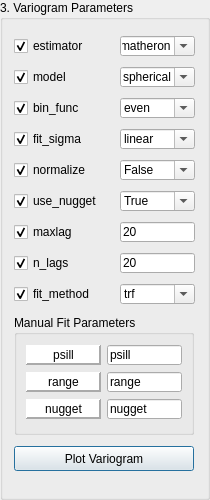
           <widget class="QGroupBox" name="variogramparameters">
            <property name="geometry">
             <rect>
              <x>18</x>
              <y>49</y>
              <width>210</width>
              <height>500</height>
             </rect>
            </property>
            <property name="sizePolicy">
             <sizepolicy hsizetype="Fixed" vsizetype="Fixed">
              <horstretch>0</horstretch>
              <verstretch>0</verstretch>
             </sizepolicy>
            </property>
            <property name="minimumSize">
             <size>
              <width>210</width>
              <height>500</height>
             </size>
            </property>
            <property name="maximumSize">
             <size>
              <width>210</width>
              <height>500</height>
             </size>
            </property>
            <property name="layoutDirection">
             <enum>Qt::LeftToRight</enum>
            </property>
            <property name="styleSheet">
             <string notr="true"/>
            </property>
            <property name="title">
             <string>3. Variogram Parameters</string>
            </property>
            <layout class="QGridLayout" name="gridLayout_7">
             <item row="0" column="0">
              <widget class="QCheckBox" name="chkestimator">
               <property name="sizePolicy">
                <sizepolicy hsizetype="Fixed" vsizetype="Fixed">
                 <horstretch>0</horstretch>
                 <verstretch>0</verstretch>
                </sizepolicy>
               </property>
               <property name="minimumSize">
                <size>
                 <width>80</width>
                 <height>20</height>
                </size>
               </property>
               <property name="maximumSize">
                <size>
                 <width>80</width>
                 <height>20</height>
                </size>
               </property>
               <property name="text">
                <string>estimator</string>
               </property>
               <property name="checkable">
                <bool>true</bool>
               </property>
               <property name="checked">
                <bool>true</bool>
               </property>
               <property name="tristate">
                <bool>false</bool>
               </property>
              </widget>
             </item>
             <item row="0" column="1">
              <widget class="QComboBox" name="estimatorcombo">
               <property name="sizePolicy">
                <sizepolicy hsizetype="Fixed" vsizetype="Fixed">
                 <horstretch>0</horstretch>
                 <verstretch>0</verstretch>
                </sizepolicy>
               </property>
               <property name="minimumSize">
                <size>
                 <width>75</width>
                 <height>20</height>
                </size>
               </property>
               <property name="maximumSize">
                <size>
                 <width>75</width>
                 <height>20</height>
                </size>
               </property>
               <property name="styleSheet">
                <string notr="true"/>
               </property>
               <property name="editable">
                <bool>true</bool>
               </property>
               <property name="duplicatesEnabled">
                <bool>false</bool>
               </property>
               <property name="frame">
                <bool>true</bool>
               </property>
               <item>
                <property name="text">
                 <string>matheron</string>
                </property>
               </item>
               <item>
                <property name="text">
                 <string>cressie</string>
                </property>
               </item>
               <item>
                <property name="text">
                 <string>dowd</string>
                </property>
               </item>
               <item>
                <property name="text">
                 <string>genton</string>
                </property>
               </item>
               <item>
                <property name="text">
                 <string>minmax</string>
                </property>
               </item>
               <item>
                <property name="text">
                 <string>entropy</string>
                </property>
               </item>
              </widget>
             </item>
             <item row="1" column="0">
              <widget class="QCheckBox" name="chkmodel">
               <property name="sizePolicy">
                <sizepolicy hsizetype="Fixed" vsizetype="Fixed">
                 <horstretch>0</horstretch>
                 <verstretch>0</verstretch>
                </sizepolicy>
               </property>
               <property name="minimumSize">
                <size>
                 <width>75</width>
                 <height>20</height>
                </size>
               </property>
               <property name="maximumSize">
                <size>
                 <width>75</width>
                 <height>20</height>
                </size>
               </property>
               <property name="text">
                <string>model</string>
               </property>
               <property name="checked">
                <bool>true</bool>
               </property>
              </widget>
             </item>
             <item row="1" column="1">
              <widget class="QComboBox" name="modelcombo">
               <property name="sizePolicy">
                <sizepolicy hsizetype="Fixed" vsizetype="Fixed">
                 <horstretch>0</horstretch>
                 <verstretch>0</verstretch>
                </sizepolicy>
               </property>
               <property name="minimumSize">
                <size>
                 <width>75</width>
                 <height>20</height>
                </size>
               </property>
               <property name="maximumSize">
                <size>
                 <width>75</width>
                 <height>20</height>
                </size>
               </property>
               <property name="styleSheet">
                <string notr="true"/>
               </property>
               <property name="editable">
                <bool>true</bool>
               </property>
               <item>
                <property name="text">
                 <string>spherical</string>
                </property>
               </item>
               <item>
                <property name="text">
                 <string>gaussian</string>
                </property>
               </item>
               <item>
                <property name="text">
                 <string>exponential</string>
                </property>
               </item>
               <item>
                <property name="text">
                 <string>cubic</string>
                </property>
               </item>
               <item>
                <property name="text">
                 <string>stable</string>
                </property>
               </item>
               <item>
                <property name="text">
                 <string>matern </string>
                </property>
               </item>
               <item>
                <property name="text">
                 <string>nugget</string>
                </property>
               </item>
              </widget>
             </item>
             <item row="2" column="0">
              <widget class="QCheckBox" name="chkbin_func">
               <property name="sizePolicy">
                <sizepolicy hsizetype="Fixed" vsizetype="Fixed">
                 <horstretch>0</horstretch>
                 <verstretch>0</verstretch>
                </sizepolicy>
               </property>
               <property name="minimumSize">
                <size>
                 <width>75</width>
                 <height>20</height>
                </size>
               </property>
               <property name="maximumSize">
                <size>
                 <width>75</width>
                 <height>20</height>
                </size>
               </property>
               <property name="text">
                <string>bin_func</string>
               </property>
               <property name="checked">
                <bool>true</bool>
               </property>
              </widget>
             </item>
             <item row="2" column="1">
              <widget class="QComboBox" name="bin_funccombo">
               <property name="sizePolicy">
                <sizepolicy hsizetype="Fixed" vsizetype="Fixed">
                 <horstretch>0</horstretch>
                 <verstretch>0</verstretch>
                </sizepolicy>
               </property>
               <property name="minimumSize">
                <size>
                 <width>75</width>
                 <height>20</height>
                </size>
               </property>
               <property name="maximumSize">
                <size>
                 <width>75</width>
                 <height>20</height>
                </size>
               </property>
               <property name="styleSheet">
                <string notr="true"/>
               </property>
               <property name="editable">
                <bool>true</bool>
               </property>
               <item>
                <property name="text">
                 <string>even</string>
                </property>
               </item>
               <item>
                <property name="text">
                 <string>uniform</string>
                </property>
               </item>
               <item>
                <property name="text">
                 <string>fd</string>
                </property>
               </item>
               <item>
                <property name="text">
                 <string>sturges</string>
                </property>
               </item>
               <item>
                <property name="text">
                 <string>scott</string>
                </property>
               </item>
               <item>
                <property name="text">
                 <string>doane</string>
                </property>
               </item>
               <item>
                <property name="text">
                 <string>sqrt</string>
                </property>
               </item>
               <item>
                <property name="text">
                 <string>kmeans</string>
                </property>
               </item>
               <item>
                <property name="text">
                 <string>ward</string>
                </property>
               </item>
              </widget>
             </item>
             <item row="3" column="0">
              <widget class="QCheckBox" name="chkfit_sigma">
               <property name="sizePolicy">
                <sizepolicy hsizetype="Fixed" vsizetype="Fixed">
                 <horstretch>75</horstretch>
                 <verstretch>20</verstretch>
                </sizepolicy>
               </property>
               <property name="minimumSize">
                <size>
                 <width>75</width>
                 <height>20</height>
                </size>
               </property>
               <property name="maximumSize">
                <size>
                 <width>75</width>
                 <height>20</height>
                </size>
               </property>
               <property name="text">
                <string>fit_sigma</string>
               </property>
               <property name="checked">
                <bool>true</bool>
               </property>
              </widget>
             </item>
             <item row="3" column="1">
              <widget class="QComboBox" name="fit_sigmacombo">
               <property name="sizePolicy">
                <sizepolicy hsizetype="Fixed" vsizetype="Fixed">
                 <horstretch>0</horstretch>
                 <verstretch>0</verstretch>
                </sizepolicy>
               </property>
               <property name="minimumSize">
                <size>
                 <width>75</width>
                 <height>20</height>
                </size>
               </property>
               <property name="maximumSize">
                <size>
                 <width>75</width>
                 <height>20</height>
                </size>
               </property>
               <property name="styleSheet">
                <string notr="true"/>
               </property>
               <property name="editable">
                <bool>true</bool>
               </property>
               <item>
                <property name="text">
                 <string>linear</string>
                </property>
               </item>
               <item>
                <property name="text">
                 <string>exp</string>
                </property>
               </item>
               <item>
                <property name="text">
                 <string>sqrt</string>
                </property>
               </item>
               <item>
                <property name="text">
                 <string>sq</string>
                </property>
               </item>
              </widget>
             </item>
             <item row="4" column="0">
              <widget class="QCheckBox" name="chknormalize">
               <property name="sizePolicy">
                <sizepolicy hsizetype="Fixed" vsizetype="Fixed">
                 <horstretch>75</horstretch>
                 <verstretch>20</verstretch>
                </sizepolicy>
               </property>
               <property name="minimumSize">
                <size>
                 <width>80</width>
                 <height>20</height>
                </size>
               </property>
               <property name="maximumSize">
                <size>
                 <width>80</width>
                 <height>20</height>
                </size>
               </property>
               <property name="text">
                <string>normalize</string>
               </property>
               <property name="checked">
                <bool>true</bool>
               </property>
              </widget>
             </item>
             <item row="4" column="1">
              <widget class="QComboBox" name="normalizecombo">
               <property name="sizePolicy">
                <sizepolicy hsizetype="Fixed" vsizetype="Fixed">
                 <horstretch>0</horstretch>
                 <verstretch>0</verstretch>
                </sizepolicy>
               </property>
               <property name="minimumSize">
                <size>
                 <width>75</width>
                 <height>20</height>
                </size>
               </property>
               <property name="maximumSize">
                <size>
                 <width>75</width>
                 <height>20</height>
                </size>
               </property>
               <property name="styleSheet">
                <string notr="true"/>
               </property>
               <property name="editable">
                <bool>true</bool>
               </property>
               <item>
                <property name="text">
                 <string>False</string>
                </property>
               </item>
               <item>
                <property name="text">
                 <string>True</string>
                </property>
               </item>
              </widget>
             </item>
             <item row="5" column="0">
              <widget class="QCheckBox" name="chkuse_nugget">
               <property name="sizePolicy">
                <sizepolicy hsizetype="Fixed" vsizetype="Fixed">
                 <horstretch>0</horstretch>
                 <verstretch>0</verstretch>
                </sizepolicy>
               </property>
               <property name="minimumSize">
                <size>
                 <width>100</width>
                 <height>20</height>
                </size>
               </property>
               <property name="maximumSize">
                <size>
                 <width>100</width>
                 <height>20</height>
                </size>
               </property>
               <property name="text">
                <string>use_nugget</string>
               </property>
               <property name="checked">
                <bool>true</bool>
               </property>
              </widget>
             </item>
             <item row="5" column="1">
              <widget class="QComboBox" name="use_nuggetcombo">
               <property name="sizePolicy">
                <sizepolicy hsizetype="Fixed" vsizetype="Fixed">
                 <horstretch>0</horstretch>
                 <verstretch>0</verstretch>
                </sizepolicy>
               </property>
               <property name="minimumSize">
                <size>
                 <width>75</width>
                 <height>20</height>
                </size>
               </property>
               <property name="maximumSize">
                <size>
                 <width>75</width>
                 <height>20</height>
                </size>
               </property>
               <property name="editable">
                <bool>true</bool>
               </property>
               <item>
                <property name="text">
                 <string>True</string>
                </property>
               </item>
               <item>
                <property name="text">
                 <string>False</string>
                </property>
               </item>
              </widget>
             </item>
             <item row="6" column="0">
              <widget class="QCheckBox" name="chkmaxlag">
               <property name="sizePolicy">
                <sizepolicy hsizetype="Fixed" vsizetype="Fixed">
                 <horstretch>75</horstretch>
                 <verstretch>20</verstretch>
                </sizepolicy>
               </property>
               <property name="minimumSize">
                <size>
                 <width>75</width>
                 <height>20</height>
                </size>
               </property>
               <property name="maximumSize">
                <size>
                 <width>75</width>
                 <height>20</height>
                </size>
               </property>
               <property name="text">
                <string>maxlag</string>
               </property>
               <property name="checked">
                <bool>true</bool>
               </property>
              </widget>
             </item>
             <item row="6" column="1">
              <widget class="QLineEdit" name="maxlaglineedit">
               <property name="sizePolicy">
                <sizepolicy hsizetype="Fixed" vsizetype="Fixed">
                 <horstretch>0</horstretch>
                 <verstretch>0</verstretch>
                </sizepolicy>
               </property>
               <property name="minimumSize">
                <size>
                 <width>75</width>
                 <height>20</height>
                </size>
               </property>
               <property name="maximumSize">
                <size>
                 <width>75</width>
                 <height>20</height>
                </size>
               </property>
               <property name="text">
                <string>20</string>
               </property>
              </widget>
             </item>
             <item row="7" column="0">
              <widget class="QCheckBox" name="chkn_lags">
               <property name="sizePolicy">
                <sizepolicy hsizetype="Fixed" vsizetype="Fixed">
                 <horstretch>0</horstretch>
                 <verstretch>0</verstretch>
                </sizepolicy>
               </property>
               <property name="minimumSize">
                <size>
                 <width>75</width>
                 <height>20</height>
                </size>
               </property>
               <property name="maximumSize">
                <size>
                 <width>75</width>
                 <height>20</height>
                </size>
               </property>
               <property name="text">
                <string>n_lags</string>
               </property>
               <property name="checked">
                <bool>true</bool>
               </property>
              </widget>
             </item>
             <item row="7" column="1">
              <widget class="QLineEdit" name="n_lagslineedit">
               <property name="sizePolicy">
                <sizepolicy hsizetype="Fixed" vsizetype="Fixed">
                 <horstretch>0</horstretch>
                 <verstretch>0</verstretch>
                </sizepolicy>
               </property>
               <property name="minimumSize">
                <size>
                 <width>75</width>
                 <height>20</height>
                </size>
               </property>
               <property name="maximumSize">
                <size>
                 <width>75</width>
                 <height>20</height>
                </size>
               </property>
               <property name="text">
                <string>20</string>
               </property>
              </widget>
             </item>
             <item row="8" column="0">
              <widget class="QCheckBox" name="chkfit_method">
               <property name="sizePolicy">
                <sizepolicy hsizetype="Fixed" vsizetype="Fixed">
                 <horstretch>0</horstretch>
                 <verstretch>0</verstretch>
                </sizepolicy>
               </property>
               <property name="minimumSize">
                <size>
                 <width>90</width>
                 <height>20</height>
                </size>
               </property>
               <property name="maximumSize">
                <size>
                 <width>90</width>
                 <height>20</height>
                </size>
               </property>
               <property name="text">
                <string>fit_method</string>
               </property>
               <property name="checked">
                <bool>true</bool>
               </property>
              </widget>
             </item>
             <item row="8" column="1">
              <widget class="QComboBox" name="fit_methodcombo">
               <property name="sizePolicy">
                <sizepolicy hsizetype="Fixed" vsizetype="Fixed">
                 <horstretch>0</horstretch>
                 <verstretch>0</verstretch>
                </sizepolicy>
               </property>
               <property name="minimumSize">
                <size>
                 <width>75</width>
                 <height>20</height>
                </size>
               </property>
               <property name="maximumSize">
                <size>
                 <width>75</width>
                 <height>20</height>
                </size>
               </property>
               <property name="editable">
                <bool>true</bool>
               </property>
               <item>
                <property name="text">
                 <string>trf</string>
                </property>
               </item>
               <item>
                <property name="text">
                 <string>lm</string>
                </property>
               </item>
               <item>
                <property name="text">
                 <string>ml</string>
                </property>
               </item>
               <item>
                <property name="text">
                 <string>manual</string>
                </property>
               </item>
              </widget>
             </item>
             <item row="9" column="0" colspan="2">
              <widget class="QGroupBox" name="groupBox_3">
               <property name="sizePolicy">
                <sizepolicy hsizetype="Fixed" vsizetype="Fixed">
                 <horstretch>0</horstretch>
                 <verstretch>0</verstretch>
                </sizepolicy>
               </property>
               <property name="minimumSize">
                <size>
                 <width>180</width>
                 <height>120</height>
                </size>
               </property>
               <property name="maximumSize">
                <size>
                 <width>180</width>
                 <height>120</height>
                </size>
               </property>
               <property name="title">
                <string>Manual Fit Parameters</string>
               </property>
               <layout class="QGridLayout" name="gridLayout_8">
                <item row="2" column="1">
                 <widget class="QLineEdit" name="fit_rangelineedit">
                  <property name="sizePolicy">
                   <sizepolicy hsizetype="Fixed" vsizetype="Fixed">
                    <horstretch>0</horstretch>
                    <verstretch>0</verstretch>
                   </sizepolicy>
                  </property>
                  <property name="minimumSize">
                   <size>
                    <width>75</width>
                    <height>20</height>
                   </size>
                  </property>
                  <property name="maximumSize">
                   <size>
                    <width>75</width>
                    <height>20</height>
                   </size>
                  </property>
                  <property name="text">
                   <string>range</string>
                  </property>
                 </widget>
                </item>
                <item row="0" column="1">
                 <widget class="QLineEdit" name="fit_silllineedit">
                  <property name="sizePolicy">
                   <sizepolicy hsizetype="Fixed" vsizetype="Fixed">
                    <horstretch>0</horstretch>
                    <verstretch>0</verstretch>
                   </sizepolicy>
                  </property>
                  <property name="minimumSize">
                   <size>
                    <width>75</width>
                    <height>20</height>
                   </size>
                  </property>
                  <property name="maximumSize">
                   <size>
                    <width>75</width>
                    <height>20</height>
                   </size>
                  </property>
                  <property name="styleSheet">
                   <string notr="true"/>
                  </property>
                  <property name="text">
                   <string>psill</string>
                  </property>
                 </widget>
                </item>
                <item row="2" column="0">
                 <widget class="QLabel" name="label_14">
                  <property name="sizePolicy">
                   <sizepolicy hsizetype="Fixed" vsizetype="Fixed">
                    <horstretch>0</horstretch>
                    <verstretch>0</verstretch>
                   </sizepolicy>
                  </property>
                  <property name="minimumSize">
                   <size>
                    <width>75</width>
                    <height>20</height>
                   </size>
                  </property>
                  <property name="maximumSize">
                   <size>
                    <width>75</width>
                    <height>20</height>
                   </size>
                  </property>
                  <property name="styleSheet">
                   <string notr="true">background-color: rgb(255, 255, 255);</string>
                  </property>
                  <property name="frameShape">
                   <enum>QFrame::Panel</enum>
                  </property>
                  <property name="frameShadow">
                   <enum>QFrame::Raised</enum>
                  </property>
                  <property name="lineWidth">
                   <number>2</number>
                  </property>
                  <property name="text">
                   <string>range</string>
                  </property>
                  <property name="alignment">
                   <set>Qt::AlignCenter</set>
                  </property>
                 </widget>
                </item>
                <item row="3" column="0">
                 <widget class="QLabel" name="label_12">
                  <property name="sizePolicy">
                   <sizepolicy hsizetype="Fixed" vsizetype="Fixed">
                    <horstretch>0</horstretch>
                    <verstretch>0</verstretch>
                   </sizepolicy>
                  </property>
                  <property name="minimumSize">
                   <size>
                    <width>75</width>
                    <height>20</height>
                   </size>
                  </property>
                  <property name="maximumSize">
                   <size>
                    <width>75</width>
                    <height>20</height>
                   </size>
                  </property>
                  <property name="styleSheet">
                   <string notr="true">background-color: rgb(255, 255, 255);</string>
                  </property>
                  <property name="frameShape">
                   <enum>QFrame::Panel</enum>
                  </property>
                  <property name="frameShadow">
                   <enum>QFrame::Raised</enum>
                  </property>
                  <property name="lineWidth">
                   <number>2</number>
                  </property>
                  <property name="text">
                   <string>nugget</string>
                  </property>
                  <property name="alignment">
                   <set>Qt::AlignCenter</set>
                  </property>
                 </widget>
                </item>
                <item row="0" column="0">
                 <widget class="QLabel" name="label_13">
                  <property name="sizePolicy">
                   <sizepolicy hsizetype="Fixed" vsizetype="Fixed">
                    <horstretch>0</horstretch>
                    <verstretch>0</verstretch>
                   </sizepolicy>
                  </property>
                  <property name="minimumSize">
                   <size>
                    <width>75</width>
                    <height>20</height>
                   </size>
                  </property>
                  <property name="maximumSize">
                   <size>
                    <width>75</width>
                    <height>20</height>
                   </size>
                  </property>
                  <property name="styleSheet">
                   <string notr="true">background-color: rgb(255, 255, 255);</string>
                  </property>
                  <property name="frameShape">
                   <enum>QFrame::Panel</enum>
                  </property>
                  <property name="frameShadow">
                   <enum>QFrame::Raised</enum>
                  </property>
                  <property name="lineWidth">
                   <number>2</number>
                  </property>
                  <property name="text">
                   <string>psill</string>
                  </property>
                  <property name="alignment">
                   <set>Qt::AlignCenter</set>
                  </property>
                 </widget>
                </item>
                <item row="3" column="1">
                 <widget class="QLineEdit" name="fit_nuggetlineedit">
                  <property name="sizePolicy">
                   <sizepolicy hsizetype="Fixed" vsizetype="Fixed">
                    <horstretch>0</horstretch>
                    <verstretch>0</verstretch>
                   </sizepolicy>
                  </property>
                  <property name="minimumSize">
                   <size>
                    <width>75</width>
                    <height>20</height>
                   </size>
                  </property>
                  <property name="maximumSize">
                   <size>
                    <width>75</width>
                    <height>20</height>
                   </size>
                  </property>
                  <property name="text">
                   <string>nugget</string>
                  </property>
                 </widget>
                </item>
               </layout>
              </widget>
             </item>
             <item row="10" column="0" colspan="2">
              <widget class="QPushButton" name="plotvariogram">
               <property name="sizePolicy">
                <sizepolicy hsizetype="Preferred" vsizetype="Preferred">
                 <horstretch>0</horstretch>
                 <verstretch>0</verstretch>
                </sizepolicy>
               </property>
               <property name="minimumSize">
                <size>
                 <width>180</width>
                 <height>25</height>
                </size>
               </property>
               <property name="maximumSize">
                <size>
                 <width>180</width>
                 <height>25</height>
                </size>
               </property>
               <property name="text">
                <string>Plot Variogram</string>
               </property>
               <property name="default">
                <bool>true</bool>
               </property>
              </widget>
             </item>
            </layout>
           </widget>
